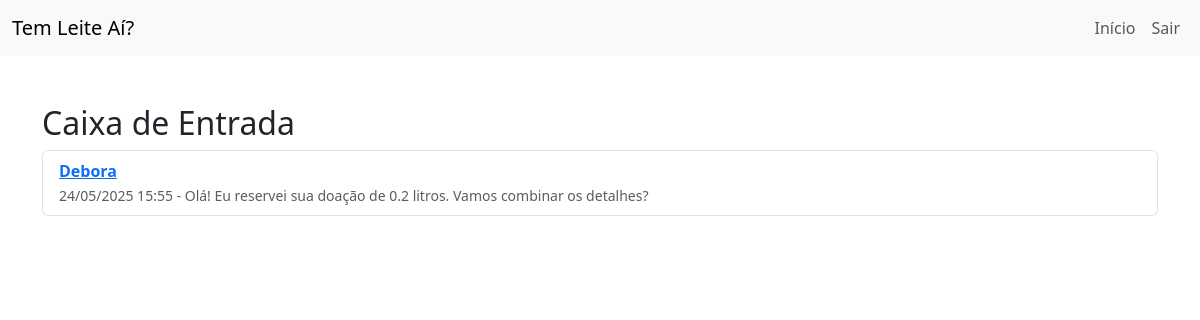
The page /caixa_de_entrada (signed in) on the database its author committed.
### app/models.py (models this page shows, shortened)
class User(db.Model, UserMixin):
    __tablename__ = 'user'  # Nome da tabela no banco de dados
    id = db.Column(db.Integer, primary_key=True)
    username = db.Column(db.String(20), unique=True, nullable=False)
    email = db.Column(db.String(120), unique=True, nullable=False)
    password = db.Column(db.String(60), nullable=False)
    tipo = db.Column(db.String(10), nullable=False)  # 'doador' ou 'receptor'
    endereco = db.Column(db.String(200), nullable=True)
    cidade = db.Column(db.String(100), nullable=True)
    estado = db.Column(db.String(50), nullable=True)
    cep = db.Column(db.String(10), nullable=True)
    latitude = db.Column(db.Float, nullable=True)
    longitude = db.Column(db.Float, nullable=True)

class Mensagem(db.Model):
    __tablename__ = 'mensagem'
    id = db.Column(db.Integer, primary_key=True)
    remetente_id = db.Column(db.Integer, db.ForeignKey('user.id'), nullable=False)
    destinatario_id = db.Column(db.Integer, db.ForeignKey('user.id'), nullable=False)
    conteudo = db.Column(db.Text, nullable=False)
    timestamp = db.Column(db.DateTime, nullable=False, default=db.func.current_timestamp())
    remetente = db.relationship('User', foreign_keys=[remetente_id], backref='mensagens_enviadas')
    destinatario = db.relationship('User', foreign_keys=[destinatario_id], backref='mensagens_recebidas')
    lida = db.Column(db.Boolean, default=False, nullable=False)

### app/routes.py (the view)
    @app.route('/caixa_de_entrada')
    @login_required
    def caixa_de_entrada():
        mensagens = Mensagem.query.filter(
            (Mensagem.remetente_id == current_user.id) |
            (Mensagem.destinatario_id == current_user.id)
        ).order_by(Mensagem.timestamp.desc()).all()
        conversas_dict = {}
        for msg in mensagens:
            id1 = msg.remetente_id
            id2 = msg.destinatario_id
            outro_id = id2 if id1 == current_user.id else id1
            chave = tuple(sorted([id1, id2]))  # garante unicidade da conversa
            if chave not in conversas_dict:
                outro_user = User.query.get(outro_id)
                nao_lidas = Mensagem.query.filter_by(
                    remetente_id=outro_id,
                    destinatario_id=current_user.id,
                    lida=False
                ).count()
                conversas_dict[chave] = {
                    'user': outro_user,
                    'ultima_msg': msg,
                    'nao_lidas': nao_lidas
                }
        conversas = list(conversas_dict.values())
        return render_template('caixa_de_entrada.html', conversas=conversas)

### app/models.py (called while the page is built)
@login_manager.user_loader
def load_user(user_id):
    return User.query.get(int(user_id))

### app/templates/caixa_de_entrada.html (shortened to what this page needs)
<!DOCTYPE html>
<html lang="pt-BR">
<head>
    <link href="https://cdn.jsdelivr.net/npm/bootstrap@5.3.0/dist/css/bootstrap.min.css" rel="stylesheet">
</head>
<body>
<nav class="navbar navbar-expand-lg navbar-light bg-light">
    <div class="container-fluid">
        <a class="navbar-brand" href="#">Tem Leite Aí?</a>
        <div class="navbar-nav">
            <a class="nav-link" href="{{ url_for('index') }}">Início</a>
            <a class="nav-link" href="{{ url_for('logout') }}">Sair</a>
        </div>
    </div>
</nav>
<div class="container mt-5">
    <h2>Caixa de Entrada</h2>
    <ul class="list-group">
        {% for c in conversas %}
            <li class="list-group-item d-flex justify-content-between align-items-center">
                <div>
                    <a href="{{ url_for('chat', destinatario_id=c.user.id) }}">
                        <strong>{{ c.user.username }}</strong>
                    </a><br>
                    <small class="text-muted">{{ c.ultima_msg.timestamp.strftime('%d/%m/%Y %H:%M') }} - {{ c.ultima_msg.conteudo }}</small>
                </div>
            </li>
        {% else %}
            <li class="list-group-item">Nenhuma conversa encontrada.</li>
        {% endfor %}
    </ul>
</div>
</body>
</html>

### rows shown on the page
User: user.username "Debora"
Mensagem: ultima_msg.timestamp "24/05/2025 15:55", ultima_msg.conteudo "Olá! Eu reservei sua doação de 0.2 litros. Vamos combinar os detalhes?"
